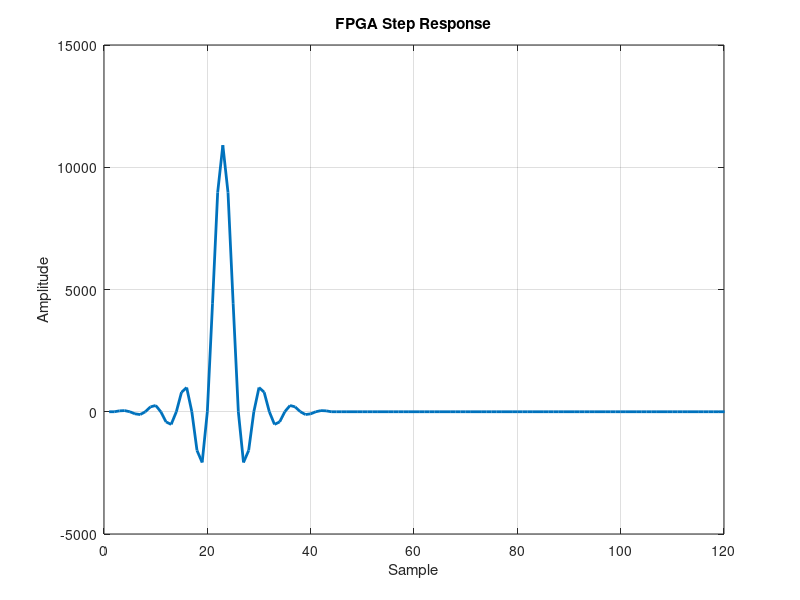

The MATLAB source for this figure:
clc;
clear;
close all;

y = load('output_samples.txt');

figure;
plot(y,'LineWidth',2);
grid on;
xlabel('Sample');
ylabel('Amplitude');
title('FPGA Step Response');

xlim([0 120]);
